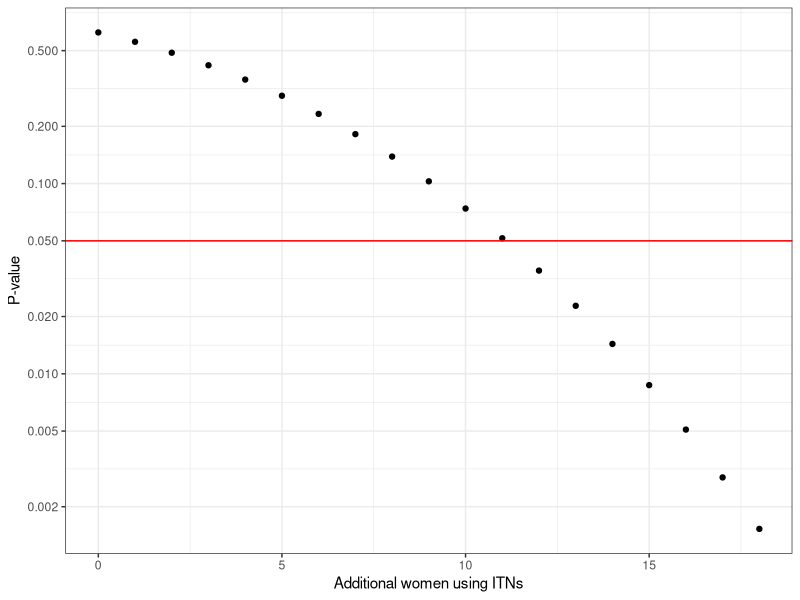

The R source for this figure:
## ---- chunk 1
list.of.packages <- c("ggplot2", "gridExtra", "reshape2", "dplyr")
new.packages <- list.of.packages[!(list.of.packages %in% installed.packages()[,"Package"])]
if(length(new.packages)) install.packages(new.packages)

library(ggplot2)
library(gridExtra)
library(reshape2)
library(dplyr)
## ---- chunk 2
set.seed(111)
followup <- read.csv("data/Followup_survey.csv")
followup <- followup[followup$FOL_traced == 1 & !is.na(followup$FOL_traced),]
followup <- followup[followup$FOL_pricepaid %in% c(0, 10, 20, 40) & 
                       !is.na(followup$FOL_hanging),]

baseline <- read.csv("data/clinic_level_baselinedata.csv")
clinic_popularity <- rowMeans(cbind(baseline$firstvisits_05, baseline$firstvisits_06, 
                                    baseline$firstvisits_07), na.rm = T)
merged_baseline <- data.frame("clinicid" = baseline$clinicid, 
                                "popularity" = clinic_popularity,
                                "cost" = baseline$netprice)

sales <- read.csv("data/net_sales.csv")
sales <- left_join(sales, merged_baseline, by=c("clinicid"))
sales <- sales[!is.na(sales$cost) & !is.na(sales$weeklynetsales),]
## ---- chunk 3
nsims <- 10^5
sim_store <- vector(length = nsims)
n_free <- sum(followup$FOL_pricepaid == 0)
for (i in 1:nsims) {
  # Sample n_0 random indices
  indices <- sample(1:nrow(followup), n_free, replace = F)
  
  # Compute tau star
  sim_store[i] <- mean(followup$FOL_hanging[-indices]) - 
    mean(followup$FOL_hanging[indices])
}

# Compute tau hat
tau_obs <- mean(followup$FOL_hanging[followup$FOL_pricepaid != 0]) - 
  mean(followup$FOL_hanging[followup$FOL_pricepaid == 0])

# P-value
mean(sim_store >= tau_obs)
## ---- chunk 4
S_0 <- sum(followup$FOL_hanging & followup$FOL_pricepaid == 0)
S_1 <- sum(followup$FOL_hanging & followup$FOL_pricepaid != 0)
n_0 <- sum(followup$FOL_pricepaid == 0)
n_1 <- sum(followup$FOL_pricepaid != 0)

# Exact p-value
1 - phyper(S_1 - 1, S_0 + S_1, n_0 + n_1 - (S_0 + S_1), n_1)
## ---- chunk 5
S_1s <- S_1:(n_1 - (n_1-S_1)/2)

df <- data.frame("x" = 0:(length(S_1s) - 1), "y" = 1 - phyper(S_1s - 1, S_0 + S_1s, 
                                   n_0 + n_1 - (S_0 + S_1s), n_1))

ggplot(df, aes(x = x, y = y)) + 
  geom_point() + 
  scale_y_continuous(trans = "log", breaks = c(0.5, 0.2, 0.1, 0.05, 0.02, 0.01, 0.005, 0.002)) + 
  ylab("P-value") + 
  xlab("Additional women using ITNs") + 
  geom_hline(yintercept = 0.05, col="red") +
  theme_bw()
## ---- chunk 6
knitr::kable(head(sales[,c('clinicid', 'week', 'weeklynetsales')]))
## ---- chunk 7
sim_store <- vector(length = nsims)
n_free <- sum(sales$cost == 0)
for (i in 1:nsims) {
  # Randomize and compare means
  indices <- sample(1:nrow(sales), n_free, replace = F)
  sim_store[i] <- mean(sales$weeklynetsales[indices]) - 
    mean(sales$weeklynetsales[-indices])
}

# Observed value
tau_obs <- mean(sales$weeklynetsales[sales$cost == 0]) - 
  mean(sales$weeklynetsales[sales$cost != 0])

# P-value
mean(sim_store >= tau_obs)
